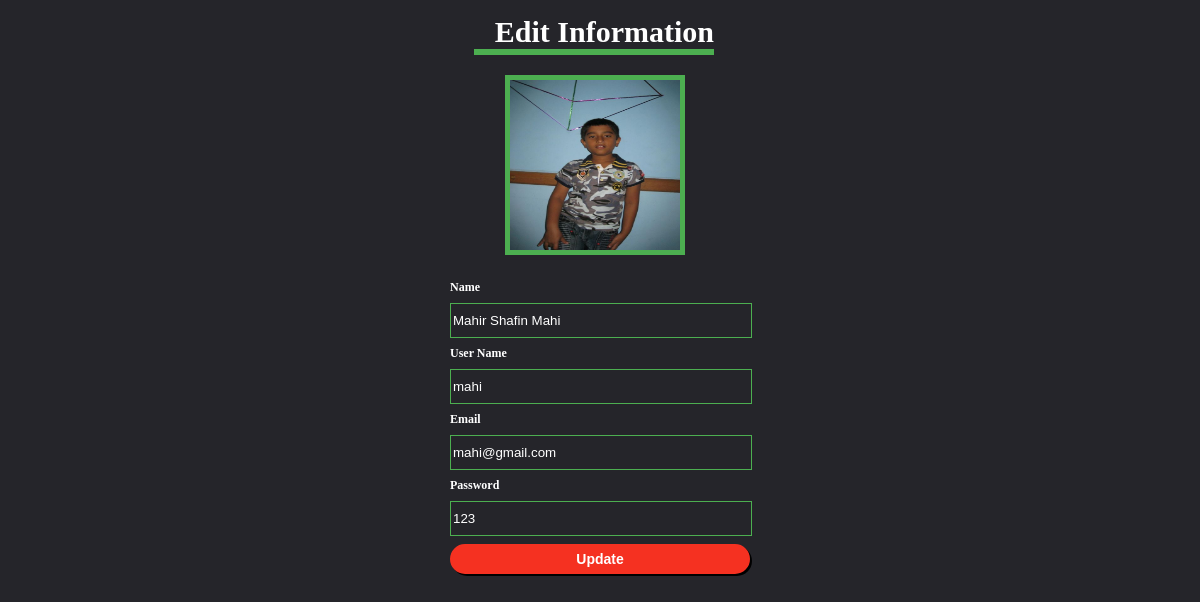
The app's page /edituserprofile.php?id=2 (signed in) with its own data.
### tables this page shows
CREATE TABLE `users` (
  `id` int(100) NOT NULL,
  `name` varchar(100) NOT NULL,
  `username` varchar(100) NOT NULL,
  `email` varchar(100) NOT NULL,
  `password` varchar(100) NOT NULL,
  `photo` varchar(100) NOT NULL
);

### edituserprofile.php (the view, shortened to what this page needs)
<?php
    $conn = mysqli_connect("localhost","root","","studentmanagement");
    $id=$_GET['id'];
    $sql = "select * from users where `id` ='".$id."'  ";
    $result = mysqli_query($conn,$sql);
    $row = mysqli_fetch_array($result);
?>
<!DOCTYPE html PUBLIC "-//W3C//DTD XHTML 1.0 Transitional//EN" "http://www.w3.org/TR/xhtml1/DTD/xhtml1-transitional.dtd">
<html xmlns="http://www.w3.org/1999/xhtml">
<head>
<link rel="stylesheet" href="css/style.css">
</head>
<body>
<div class="mainContainer">
    <div class="signup-box" style="transform: translate(-50%,-3%);">
        <h1 style="transform: translate(-15%,0%);font-size: 30px; Margin-top:30px;">Edit Information</h1>
        <form id="edit" action="Updateuserprofile.php" method="POST" enctype="multipart/form-data">
            <span style="margin:none; margin-left:50px; padding:5px;"> <?php echo "<img style='height:170px;width:170px; border:5px solid #4caf50;' src='image/".$row['photo']."'>";?></span><br><p></p>
            <label style= "color: white; font-size: 12px;">Name</label>
            <div style="border: 1px solid #4caf50; color: white;" class="text-box">
                <input style="color: white;" type="text" name="name" id="name"  placeholder="Enter Name" value="<?php echo $row['name']; ?>" /><br />
            </div>
            <label style= "color: white; font-size: 12px;">User Name</label>
            <div style="border: 1px solid #4caf50; color:white;" class="text-box">
                <input style="color: white;" type="text" name="username" id="username"  placeholder="Enter Username" value="<?php echo $row['username']; ?>"/><br/>
            </div>
            <label style= "color: white; font-size: 12px;">Email</label>
            <div style="border: 1px solid #4caf50; color:white;" class="text-box">
                <input style="color: white;" type="text" name="email" id="email" placeholder="Enter Email" value="<?php echo $row['email']; ?>"/><br/>
            </div>
            <label style= "color: white; font-size: 12px;">Password</label>
            <div style="border: 1px solid #4caf50; color:white;" class="text-box">
                <input style="color: white;" type="text" name="password" id="password" placeholder="Enter Password" value="<?php echo $row['password']; ?>"/><br/>
            </div>
            <input class="btn" style="background-color: #F53121; color: white;border: 2px solid #F53121;box-shadow: 2px 2px black; border-radius:15px; font-weight: bolder;" type="submit" value=" Update " name="update"/><br />
            <div style="border: none;" class="text-box">
                <input style="color: white;" type="hidden" name="id" id="id"  placeholder="Enter ID" value="<?php echo $row['id']; ?>" /><br />
            </div>
        </form>
    </div>
</div>
</body>
</html>

### css/style.css (style rules this page uses)
body { margin:0; padding:0; font-family: 'Times New Roman', Times, serif; background-size: cover; background-color: #25252A; }
.signup-box { width: 300px; height: 500px; position:relative; top:50%; left:50%; transform: translate(-80%,-50%); color: white; font-size: 20px; }
.signup-box h1 { text-align: right; font-size: 40px; border-bottom: 6px solid #4caf50; transform: translate(50%,10%); color: white; margin-left: 20%; }
.text-box { width:100%; overflow: hidden; font-size: 20px; padding: 8px 0; margin: 8px 0; border-bottom: 1px solid #4caf50; background: none; color:white; }
.text-box input { border: none; outline: none; background: none; }
.btn { width:100%; background: none; border: 2px solid #4caf50; color: #434943; padding: 5px; font-size: 14px; cursor: pointer; }
.mainContainer { width: 1000px; height: auto; margin: auto; background: #25252A; padding: 0; font-family: 'Times New Roman', Times, serif; font-weight: bolder; }

### records on screen
users: photo (picture), name "Mahir Shafin Mahi", username "mahi", email "mahi@gmail.com", password "123"
